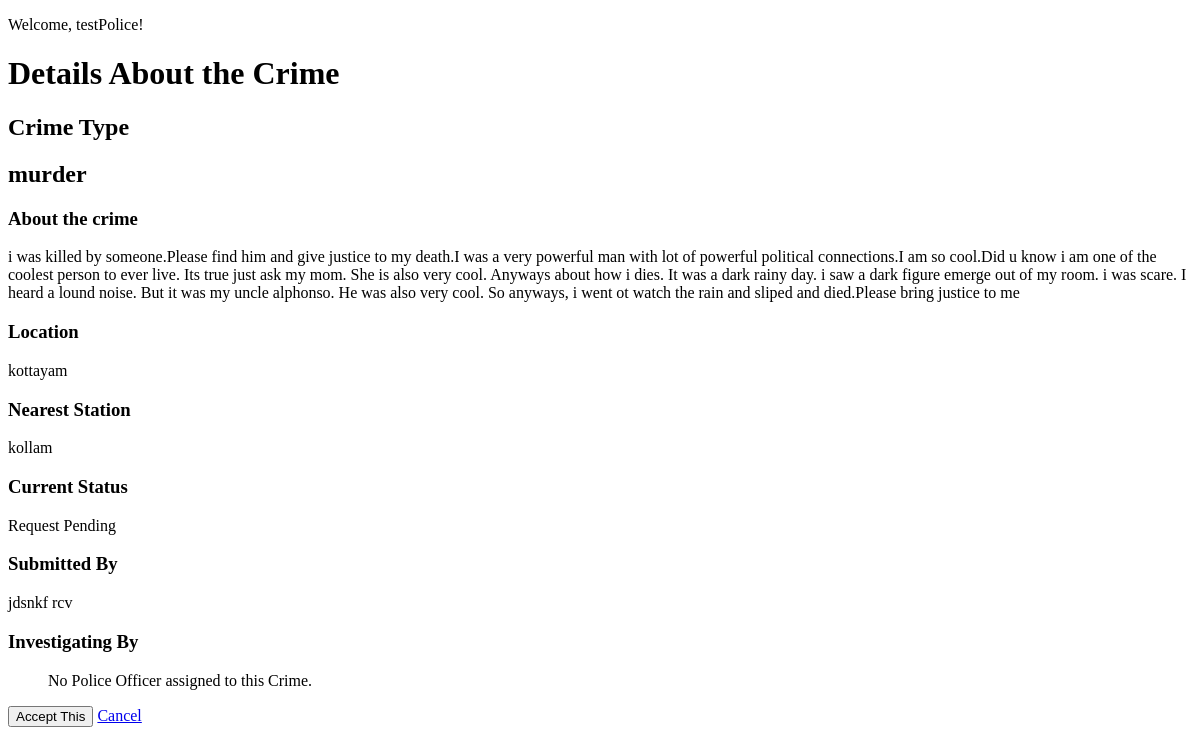
The page /police/crimeDetail/4 (signed in) on the database as committed earlier.
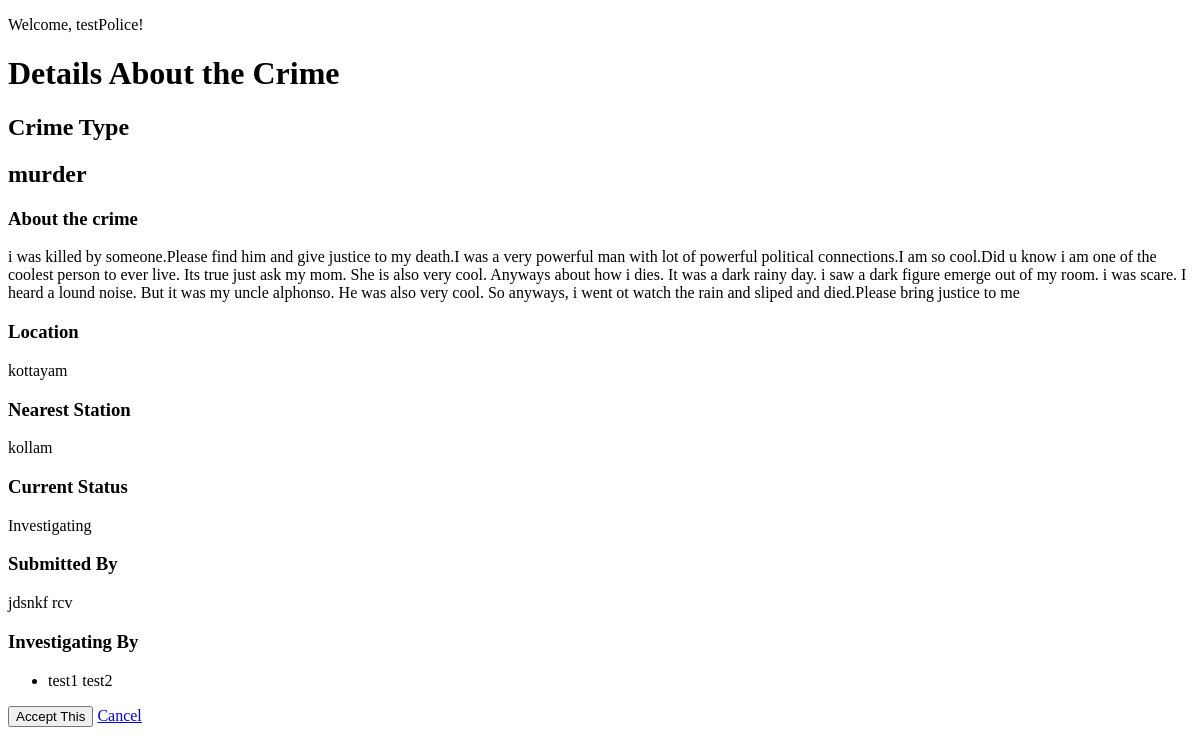
The same page on the database as committed later.
### police/models.py (models this page shows, shortened)
class Crime(models.Model):
    statusChoice = [
        ("Completed", "Completed"),
        ("Investigating", "Investigating"),
        ("Request Pending", "Request Pending"),
    ]
    crime_type = models.CharField(max_length=50)
    description = models.TextField()
    location = models.CharField(max_length=50)
    station = models.ForeignKey(Station, on_delete=models.CASCADE)
    status = models.CharField(max_length=50, choices=statusChoice)
    submitted_by = models.ForeignKey(CivilianModel, on_delete=models.CASCADE)

class Station(models.Model):
    location = models.CharField(max_length=100)
    number_of_officers = models.PositiveIntegerField(default=0)
    phone_number = models.CharField(max_length=15)
    def __str__(self):
        return self.location

class PoliceModel(models.Model):
    user = models.OneToOneField(CustomUser, on_delete=models.CASCADE)
    rank = models.CharField(max_length=20)
    department = models.CharField(max_length=50)
    first_name = models.CharField(max_length=50)
    last_name = models.CharField(max_length=50)
    phone_number = models.CharField(max_length=15)
    station = models.ForeignKey(Station, on_delete=models.CASCADE)
    current_crime = models.ForeignKey(Crime, on_delete=models.CASCADE, null=True)
    add_by = models.ForeignKey(AdminModel, on_delete=models.CASCADE)

### civilian/models.py (models this page shows)
class CivilianModel(models.Model):
    name=models.CharField(max_length=50)
    date_of_birth=models.DateField(null=True,blank=True)
    city=models.CharField(max_length=50)
    street=models.CharField(max_length=50)
    state=models.CharField(max_length=50)
    user=models.OneToOneField(CustomUser,on_delete=models.CASCADE)
    def __str__(self):
        return self.name

### police/views.py (the view)
# urls.py: path("crimeDetail/<int:pk>", views.view_crime_details, name="crime"),
@login_required(login_url="policeLogin")
@user_passes_test(is_police, login_url="policeLogin")
def view_crime_details(
    request, pk
):  # later check if the current police has already selected one crime
    crime = Crime.objects.get(pk=pk)
    if request.method == "POST":
        police = PoliceModel.objects.get(user=request.user)
        if police.current_crime is not None:
            return render(
                request,
                "police_template/confirmCurrentCrimeChange.html",
                {"crime": crime},
            )
        police.current_crime = crime
        police.save()
        crime.status = "Investigating"
        crime.save()
        messages.success(request, f"The crime {crime} has been selected ")
        return redirect("policeHome")
    else:
        police = PoliceModel.objects.filter(current_crime=crime)
        return render(
            request,
            "police_template/crimeDetails.html",
            {"crime": crime, "police": police},
        )

### police/views.py (called while the page is built)
def is_police(user):
    return user.user_type == "Police"

### templates/police_template/crimeDetails.html (shortened to what this page needs)
<!DOCTYPE html>
<html lang="en">
<head>
</head>
<body>
    <p>Welcome, {{request.user.username}}!</p>
    <h1>Details About the Crime</h2>
    <h2>Crime Type</h2>
    <h2>{{crime.crime_type}}</h2>
    <h3>About the crime</h3>
    <p>{{crime.description}}</p>
    <h3>Location</h3>
    <p>{{crime.location}}</p>
    <h3>Nearest Station</h3>
    <p>{{crime.station}}</p>
    <h3>Current Status</h3>
    <p>{{crime.status}}</p>
    <h3>Submitted By</h3>
    <p>{{crime.submitted_by}}</p>
    <h3>Investigating By</h3>
    <ul>
        {% if police %}
            {% for officer in police %}
                <li>{{officer.first_name}} {{officer.last_name}}</li>
            {% endfor %}
        {% else %}
            <p>No Police Officer assigned to this Crime.</p>
        {% endif %}
    </ul>
    <form method="Post",action="">{% csrf_token %}
        <input type="submit" value="Accept This">
        <a href="{% url 'pendingCrimes' %}">Cancel </a>
    </form>
</body>
</html>

Rows that differ between the two databases and show on the page:
changed Crime "murder": status "Request Pending" → "Investigating"
now on this page (row edited): PoliceModel: first_name "test1", last_name "test2"
Other text that changed with them:
text no longer shown: "No Police Officer assigned to this Crime."
